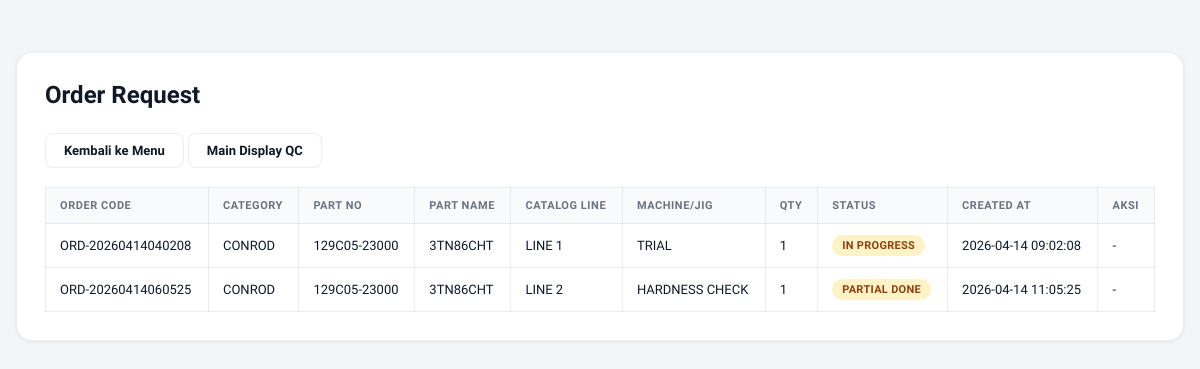
/qc/display.php (signed in), run on an earlier commit of the app's database.
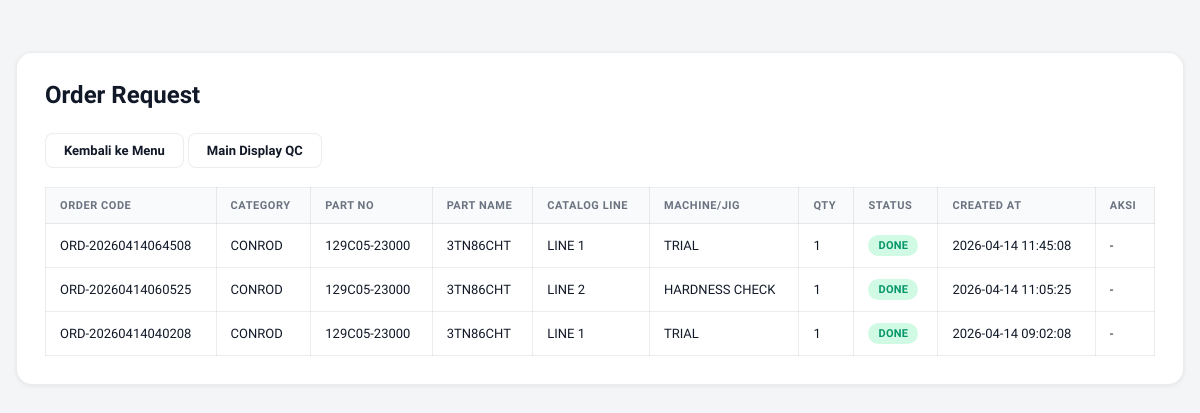
And on a later commit of the database.
### tables this page shows
CREATE TABLE `sampling_orders` (
  `id` int(11) NOT NULL,
  `order_code` varchar(30) NOT NULL,
  `category` varchar(20) NOT NULL,
  `part_id` int(11) NOT NULL,
  `line_id` int(11) NOT NULL,
  `machine_id` int(11) NOT NULL,
  `qty` int(11) DEFAULT 1,
  `created_by` int(11) DEFAULT NULL,
  `created_at` timestamp NOT NULL DEFAULT current_timestamp(),
  `status` enum('waiting','in_progress','partial_done','done') NOT NULL DEFAULT 'waiting'
);

CREATE TABLE `master_parts` (
  `id` int(11) NOT NULL,
  `category` varchar(20) NOT NULL,
  `part_no` varchar(30) NOT NULL,
  `part_name` varchar(150) NOT NULL,
  `created_at` timestamp NOT NULL DEFAULT current_timestamp()
);

CREATE TABLE `master_lines` (
  `id` int(11) NOT NULL,
  `category` varchar(20) NOT NULL,
  `catalog_line` varchar(100) NOT NULL,
  `created_at` timestamp NOT NULL DEFAULT current_timestamp()
);

CREATE TABLE `master_machines` (
  `id` int(11) NOT NULL,
  `category` varchar(20) NOT NULL,
  `machine_jig_catalog` varchar(150) NOT NULL,
  `created_at` timestamp NOT NULL DEFAULT current_timestamp()
);

### qc/display.php (the view, shortened to what this page needs)
<?php
include '../config/koneksi.php';
mysqli_query($conn, "SET time_zone = '+07:00'");
$is_qc = isset($_SESSION['role']) && $_SESSION['role'] === 'qc';
$query = mysqli_query($conn, "
    SELECT
        so.id,
        so.order_code,
        so.category,
        so.qty,
        so.status,
        so.created_at,
        mp.part_no,
        mp.part_name,
        ml.catalog_line,
        mm.machine_jig_catalog
    FROM sampling_orders so
    JOIN master_parts mp ON so.part_id = mp.id
    JOIN master_lines ml ON so.line_id = ml.id
    JOIN master_machines mm ON so.machine_id = mm.id
    ORDER BY
        CASE
            WHEN so.status = 'waiting' THEN 1
            WHEN so.status = 'in_progress' THEN 2
            WHEN so.status = 'partial_done' THEN 3
            WHEN so.status = 'done' THEN 4
            ELSE 5
        END,
        so.id DESC
");
?>
<!DOCTYPE html>
<html lang="en">
<head>
    <link rel="stylesheet" href="../assets/style.css?v=21">
</head>
<body class="history-page"></body>
    <div class="container">
        <h2>Order Request</h2>
        <a class="btn" href="../menu.php">Kembali ke Menu</a>
        <?php if ($is_qc): ?>
            <a class="btn" href="main_display.php?section=job">Main Display QC</a>
        <?php endif; ?>
        <br><br>
        <table>
            <tr>
                <th>Order Code</th>
                <th>Category</th>
                <th>Part No</th>
                <th>Part Name</th>
                <th>Catalog Line</th>
                <th>Machine/Jig</th>
                <th>Qty</th>
                <th>Status</th>
                <th>Created At</th>
                <th>Aksi</th>
            </tr>
            <?php while($row = mysqli_fetch_assoc($query)): ?>
            <tr>
                <td><?php echo htmlspecialchars($row['order_code']); ?></td>
                <td><?php echo htmlspecialchars($row['category']); ?></td>
                <td><?php echo htmlspecialchars($row['part_no']); ?></td>
                <td><?php echo htmlspecialchars($row['part_name']); ?></td>
                <td><?php echo htmlspecialchars($row['catalog_line']); ?></td>
                <td><?php echo htmlspecialchars($row['machine_jig_catalog']); ?></td>
                <td><?php echo htmlspecialchars($row['qty']); ?></td>
                <td>
                    <?php
                    if ($row['status'] == 'waiting') {
                        echo '<span class="status-badge status-waiting">ORDER REQUEST</span>';
                    } elseif ($row['status'] == 'in_progress') {
                        echo '<span class="status-badge status-progress">IN PROGRESS</span>';
                    } elseif ($row['status'] == 'partial_done') {
                        echo '<span class="status-badge status-progress">PARTIAL DONE</span>';
                    } elseif ($row['status'] == 'done') {
                        echo '<span class="status-badge status-done">DONE</span>';
                    } else {
                        echo htmlspecialchars($row['status']);
                    }
                    ?>
                </td>
                <td><?php echo htmlspecialchars($row['created_at']); ?></td>
                <td>
                    <?php if ($row['status'] == 'waiting'): ?>
                        <a class="btn btn-danger"
                           href="delete_order.php?id=<?php echo $row['id']; ?>"
                           onclick="return confirm('Yakin mau hapus order ini?');">
                           Hapus
                        </a>
                    <?php else: ?>
                        <span>-</span>
                    <?php endif; ?>
                </td>
            </tr>
            <?php endwhile; ?>
        </table>
    </div>
</body>
</html>

### assets/style.css (style rules this page uses)
:root { --red: #CC0000; --red-dark: #A30000; --red-soft: #fff0f0; --red-mid: #ffd5d5; --bg: #f4f5f7; --surface: #ffffff; --surface2: #f9fafb; --border: rgba(0,0,0,0.07); --text: #111827; --text2: #6b7280; --text3: #9ca3af; --green: #059669; --green-soft: #d1fae5; --blue: #1d4ed8; --blue-soft: #dbeafe; --radius-sm: 8px; --radius-md: 12px; --radius-lg: 16px; --font: 'Plus Jakarta Sans', sans-serif; --font-mono: 'JetBrains Mono', monospace; --shadow: 0 1px 4px rgba(0,0,0,0.07); --shadow-md: 0 4px 20px rgba(0,0,0,0.09); --sidebar-w: 220px; --bg-grad-1: #f4f5f7; --bg-grad-2: #f4f5f7; --bg-grad-3: #f4f5f7; --glass-bg: #ffffff; --glass-border: rgba(0,0,0,0.07); --glass-shadow: 0 1px 4px rgba(0,0,0,0.07); --blue-main: #CC0000; --blue-dark: #A30000; --blue-lighter: #fff0f0; --text-dark: #111827; --text-mid: #6b7280; --text-soft: #9ca3af; --danger: #CC0000; --danger-bg: #fff0f0; --success: #059669; --success-bg: #d1fae5; }
*, *::before, *::after { box-sizing: border-box; margin: 0; padding: 0; }
body { font-family: var(--font); background: var(--bg); min-height: 100vh; color: var(--text); }
h2 { margin-top: 0; margin-bottom: 24px; color: var(--text); font-size: 24px; font-weight: 700; }
button, .btn { font-family: var(--font); font-size: 13px; font-weight: 600; padding: 9px 18px; border-radius: var(--radius-sm); border: 1px solid var(--border); background: var(--surface); color: var(--text); cursor: pointer; text-decoration: none; display: inline-block; transition: background 0.15s, border-color 0.15s; }
.container { max-width: 1400px; width: calc(100% - 32px); margin: 28px auto; background: var(--surface); border: 1px solid var(--border); padding: 28px; border-radius: var(--radius-lg); box-shadow: var(--shadow); }
table { width: 100%; border-collapse: collapse; background: transparent; }
th, td { padding: 11px 14px; border: 1px solid var(--border); text-align: left; font-size: 13px; }
th { background: var(--surface2); color: var(--text2); font-size: 11px; font-weight: 700; text-transform: uppercase; letter-spacing: 0.05em; }
.status-badge { display: inline-block; padding: 4px 10px; border-radius: 20px; font-size: 11px; font-weight: 700; letter-spacing: 0.3px; }
.status-done { background: var(--green-soft); color: var(--green); }
.history-page { background: var(--bg); margin: 0; min-height: 100vh; padding: 24px 0; }
.status-progress { background: #fef3c7; color: #92400e; }

What changed in the data, as far as the page shows it:
added sampling_orders: order_code "ORD-20260414064508", category "CONROD", master_parts.part_no "129C05-23000", master_parts.part_name "3TN86CHT", master_lines.catalog_line "LINE 1", master_machines.machine_jig_catalog "TRIAL", qty "1", status "DONE", created_at "2026-04-14 11:45:08"
changed sampling_orders "ORD-20260414060525": status "PARTIAL DONE" → "DONE"; moves up the list
changed sampling_orders "ORD-20260414040208": status "IN PROGRESS" → "DONE"
